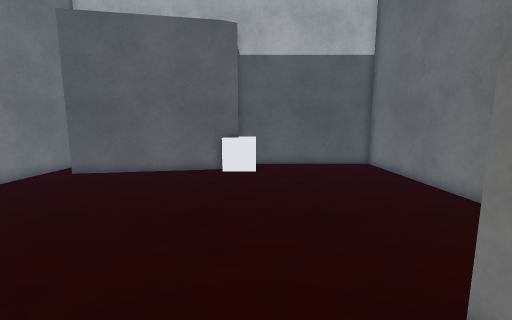
[1] (above)

12 first-person views from a walk through a Unity game level. The camera is 1.4 m above the floor, tilts 8° down and sees 90° across. The floor is counted in squares, 0.5 m on a side. Each view is taken from the middle of a square. On the plan, view 1 faces up. The plan holds only what a view shows up to about 19 squares ahead; the rest is blank. The place goes on beyond the plan. Some animated figures are left out. Surface patterns are stand-ins for the level's own textures.

[2]
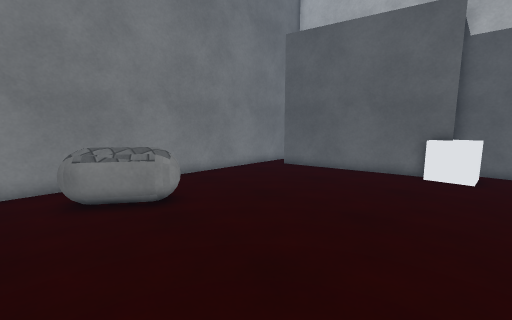

[3]
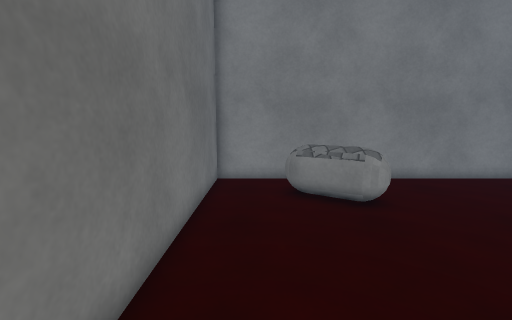

[4]
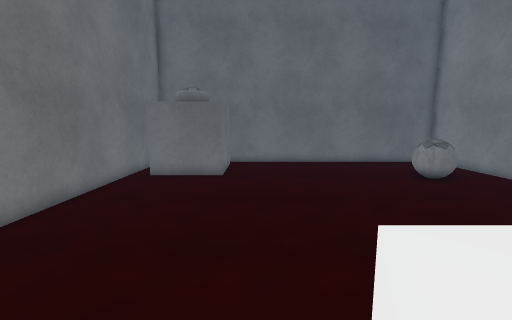

[5]
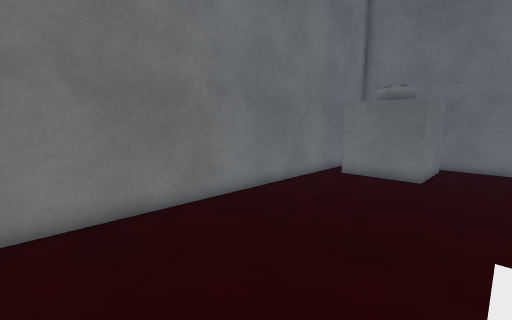

[6]
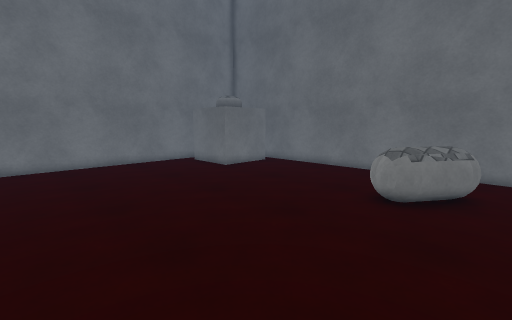

[7]
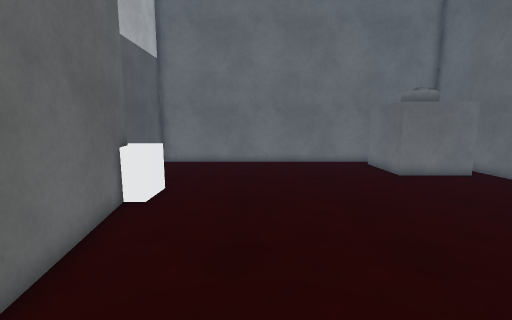

[8]
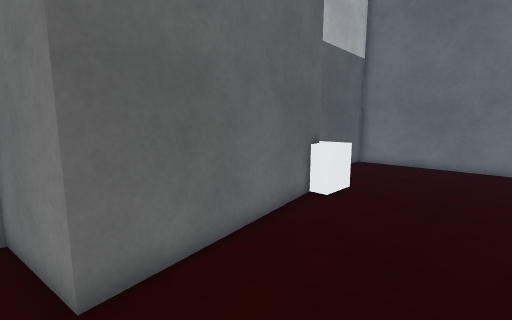

[9]
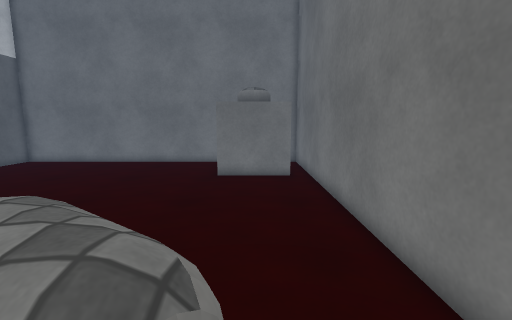

[10]
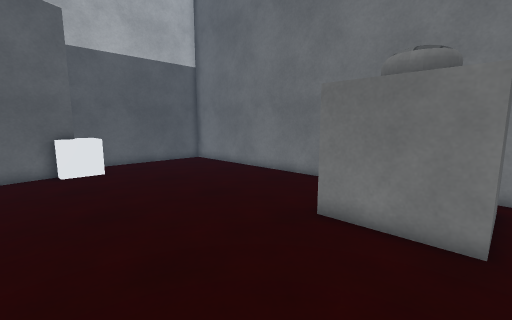

[11]
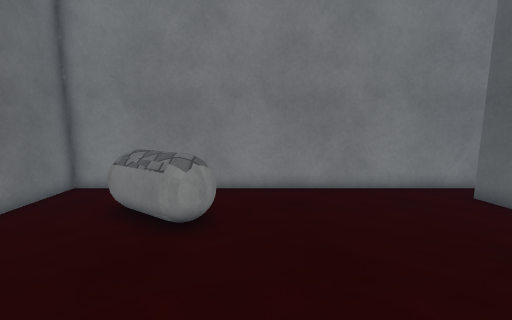

[12]
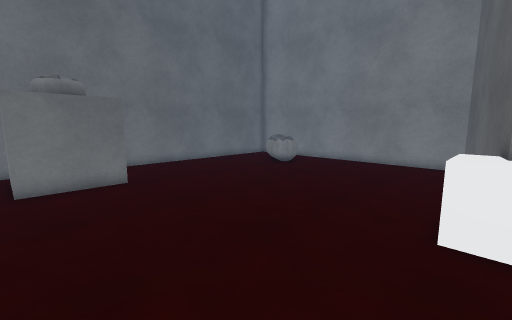

### Floor plan
Key: @ floor where view 1 was taken; # wall or solid block; . floor; C white cube; A capsule; O other object.
Columns run from 12 left of view 1 to 8 right of it. Each row starts with its distance up from view 1.
 18            ##########
 17            #........#
 16         ####C.......#
 15 #########..C........#
 14 #.##................#
 13 #...................#
 12 #...................#
 11 #...................#
 10 #...................#
  9 #...................#
  8 #...................#
  7 #...................#
  6 #...................#
  5 #..AA...............#
  4 #..AAA..............#
  3 #.AAAA.........OOOOO#
  2 #.AAA..........OOOOO#
  1 #.AA...........OO OO#
  0 #...........@..OOO O#
 -1 #..............OOOOO#
 -2 #####################

Positions as (right, up) in squares from view 1, and headings:
1: (0, 0), facing up
2: (1, 0), facing up-left
3: (1, 0), facing left
4: (1, 17), facing down
5: (0, 17), facing down-right
6: (-11, 14), facing down-right
7: (-11, 11), facing right
8: (-11, 10), facing up-right
9: (-11, 1), facing right
10: (-4, -1), facing up-right
11: (-1, 6), facing left
12: (7, 16), facing down-left
